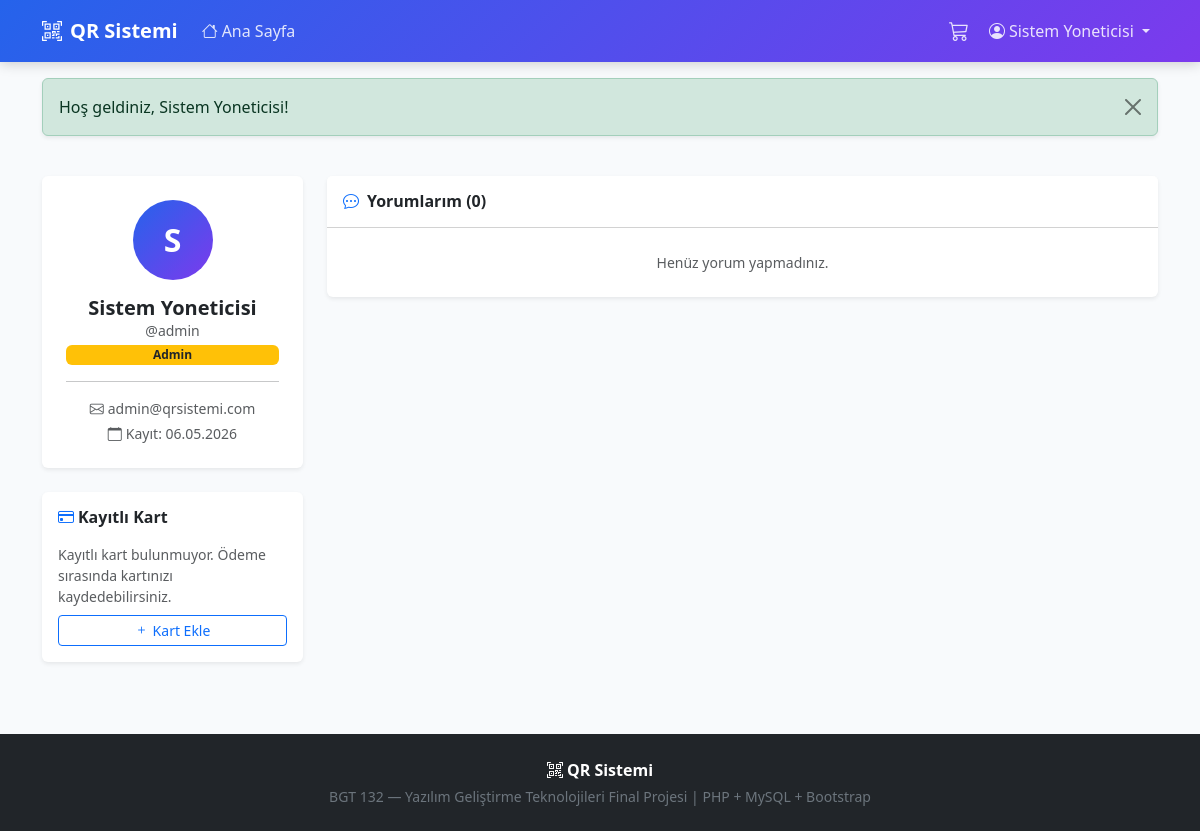
Screenshot of /src/pages/profil.php (signed in) with the database file from the repository.
### tables this page shows
CREATE TABLE IF NOT EXISTS kullanicilar (
    id            INT AUTO_INCREMENT PRIMARY KEY,
    ad_soyad      VARCHAR(100)  NOT NULL,
    kullanici_adi VARCHAR(50)   NOT NULL UNIQUE,
    email         VARCHAR(100)  NOT NULL UNIQUE,
    sifre         VARCHAR(255)  NOT NULL,
    rol           ENUM('uye','admin') DEFAULT 'uye',
    kayit_tarihi  DATETIME      DEFAULT CURRENT_TIMESTAMP,
    son_giris     DATETIME      NULL
);

### src/core/Veritabani.php (called while the page is built, shortened)
<?php
class Veritabani {
    private static ?PDO $baglanti = null;
    private static string $host = 'sql305.infinityfree.com';
    private static string $db   = 'if0_41821231_qrdb';
    private static string $user = 'if0_41821231';
    private static string $pass = 'Ceren9120sdf';
    public static function baglan(): PDO {
        if (self::$baglanti === null) {
            try {
                $dsn = 'mysql:host=' . self::$host
                     . ';dbname=' . self::$db
                     . ';charset=utf8mb4';
                self::$baglanti = new PDO($dsn, self::$user, self::$pass, [
                    PDO::ATTR_ERRMODE            => PDO::ERRMODE_EXCEPTION,
                    PDO::ATTR_DEFAULT_FETCH_MODE => PDO::FETCH_ASSOC,
                    PDO::ATTR_EMULATE_PREPARES   => false,
                    PDO::MYSQL_ATTR_INIT_COMMAND => "SET NAMES utf8mb4",
                ]);
            } catch (PDOException $e) {
                error_log('DB Bağlantı Hatası: ' . $e->getMessage());
                die('<div style="padding:40px;text-align:center;font-family:sans-serif;">
                    <h2>⚠️ Veritabanı Bağlantısı Kurulamadı</h2>
                    <p>XAMPP\'te MySQL servisinin çalıştığından emin olun.</p>
                    <p>Veritabanı adı: <code>qrbarkod_db</code></p>
                </div>');
            }
        }
        return self::$baglanti;
    }
}

### src/core/Oturum.php (called while the page is built, shortened)
<?php
class Oturum {
    public static function getId(): ?int {
        return $_SESSION['kullanici_id'] ?? null;
    }
}

### src/core/TemelModel.php (called while the page is built, shortened)
<?php
require_once __DIR__ . '/Veritabani.php';
abstract class TemelModel {
    protected PDO    $db;
    protected string $tablo = '';
    public function __construct() {
        $this->db = Veritabani::baglan();
    }
    public function idIleGetir(int $id): ?array {
        try {
            $s = $this->db->prepare("SELECT * FROM {$this->tablo} WHERE id = ? LIMIT 1");
            $s->execute([$id]);
            return $s->fetch() ?: null;
        } catch (PDOException $e) {
            error_log($e->getMessage());
            return null;
        }
    }
}

### src/utils/yardimcilar.php (called while the page is built, shortened)
<?php
function temizle(?string $s): string {
    return htmlspecialchars((string)$s, ENT_QUOTES, 'UTF-8');
}
function url(string $yol = ''): string {
    $base = '';
    return $base . '/' . ltrim($yol, '/');
}

### src/modules/YorumModel.php (called while the page is built, shortened)
<?php
require_once __DIR__ . '/../core/TemelModel.php';
class YorumModel extends TemelModel {
    public function hepsiniGetir(): array {
        return $this->db->query(
            'SELECT y.*, k.ad_soyad, k.kullanici_adi, u.ad AS urun_adi
             FROM yorumlar y
             JOIN kullanicilar k ON y.kullanici_id = k.id
             JOIN urunler u ON y.urun_id = u.id
             ORDER BY y.tarih DESC'
        )->fetchAll();
    }
}

### src/pages/profil.php (the view, shortened to what this page needs)
<?php
require_once __DIR__ . '/src/core/Oturum.php';
require_once __DIR__ . '/src/core/Veritabani.php';
require_once __DIR__ . '/src/modules/YorumModel.php';
require_once __DIR__ . '/src/utils/yardimcilar.php';
$kid        = Oturum::getId();
$km         = new KullaniciModel();
$kullanici  = $km->idIleGetir($kid);
$ym         = new YorumModel();
$yorumlar   = $ym->hepsiniGetir();
$benimYorumlarim = array_filter($yorumlar, fn($y) => $y['kullanici_id'] == $kid);
$kaydedilmisKart = $_SESSION['kayitli_kart'] ?? null;
include __DIR__ . '/src/ui/header.php';
?>
<div class="row g-4">
    <div class="col-md-4 col-lg-3">
        <div class="card border-0 shadow-sm p-4 text-center mb-4">
            <div class="mx-auto mb-3 rounded-circle d-flex align-items-center justify-content-center text-white fw-bold fs-2"
                 style="width:80px;height:80px;background:linear-gradient(135deg,#2563eb,#7c3aed);">
                <?= mb_strtoupper(mb_substr($kullanici['ad_soyad'], 0, 1, 'UTF-8'), 'UTF-8') ?>
            </div>
            <h5 class="fw-bold mb-0"><?= temizle($kullanici['ad_soyad']) ?></h5>
            <p class="text-muted small mb-1">@<?= temizle($kullanici['kullanici_adi']) ?></p>
            <span class="badge <?= $kullanici['rol']==='admin'?'bg-warning text-dark':'bg-primary' ?>">
                <?= $kullanici['rol']==='admin' ? 'Admin' : 'Üye' ?>
            </span>
            <hr>
            <p class="small text-muted mb-1"><i class="bi bi-envelope me-1"></i><?= temizle($kullanici['email']) ?></p>
            <p class="small text-muted mb-0"><i class="bi bi-calendar me-1"></i>Kayıt: <?= date('d.m.Y', strtotime($kullanici['kayit_tarihi'])) ?></p>
        </div>
        <div class="card border-0 shadow-sm p-3">
            <h6 class="fw-bold mb-3"><i class="bi bi-credit-card me-1 text-primary"></i>Kayıtlı Kart</h6>
            <?php if ($kaydedilmisKart): ?>
            <div class="rounded-3 p-3 text-white mb-3" style="background:linear-gradient(135deg,#374151,#1f2937);">
                <div class="small opacity-75 mb-1">Kredi Kartı</div>
                <div class="fw-bold font-monospace">•••• •••• •••• <?= temizle($kaydedilmisKart['son4']) ?></div>
                <div class="small mt-1"><?= temizle($kaydedilmisKart['sahip']) ?></div>
                <div class="small opacity-75"><?= temizle($kaydedilmisKart['tarih']) ?></div>
            </div>
            <form method="POST">
                <button type="submit" name="karti_sil" class="btn btn-outline-danger btn-sm w-100"
                        onclick="return confirm('Kayıtlı kartı silmek istiyor musunuz?')">
                    <i class="bi bi-trash me-1"></i>Kartı Sil
                </button>
            </form>
            <?php else: ?>
            <p class="text-muted small mb-0">Kayıtlı kart bulunmuyor. Ödeme sırasında kartınızı kaydedebilirsiniz.</p>
            <a href="<?= url('odeme.php') ?>" class="btn btn-outline-primary btn-sm mt-2 w-100">
                <i class="bi bi-plus me-1"></i>Kart Ekle
            </a>
            <?php endif; ?>
        </div>
    </div>
    <div class="col-md-8 col-lg-9">
        <div class="card border-0 shadow-sm">
            <div class="card-header bg-white py-3">
                <h6 class="fw-bold mb-0"><i class="bi bi-chat-dots me-2 text-primary"></i>Yorumlarım (<?= count($benimYorumlarim) ?>)</h6>
            </div>
            <div class="card-body p-0">
                <?php if (empty($benimYorumlarim)): ?>
                <p class="text-muted small text-center py-4 mb-0">Henüz yorum yapmadınız.</p>
                <?php endif; ?>
            </div>
        </div>
    </div>
</div>
<?php include __DIR__ . '/src/ui/footer.php'; ?>

### src/ui/header.php (style rules this page uses)
:root { --mavi:#2563eb; --mor:#7c3aed; }
body { background:#f8fafc; font-family:'Segoe UI',sans-serif; }

### rows the page displays
kullanicilar: ad_soyad "S", ad_soyad "Sistem Yoneticisi", kullanici_adi "admin", email "admin@qrsistemi.com", kayit_tarihi "06.05.2026"

### other values shown
temizle(Oturum::getAd()) "Sistem Yoneticisi"
temizle($f['mesaj']) "Hoş geldiniz, Sistem Yoneticisi!"
count($benimYorumlarim) "0"
